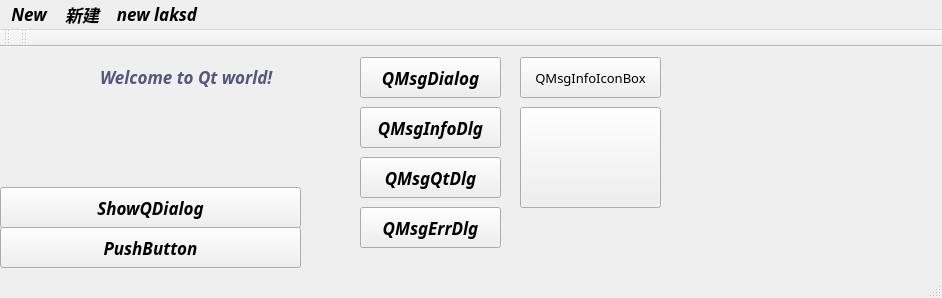
<?xml version="1.0" encoding="UTF-8"?>
<ui version="4.0">
 <class>MainWindow</class>
 <widget class="QMainWindow" name="MainWindow">
  <property name="geometry">
   <rect>
    <x>0</x>
    <y>0</y>
    <width>942</width>
    <height>298</height>
   </rect>
  </property>
  <property name="palette">
   <palette>
    <active>
     <colorrole role="WindowText">
      <brush brushstyle="SolidPattern">
       <color alpha="255">
        <red>85</red>
        <green>85</green>
        <blue>127</blue>
       </color>
      </brush>
     </colorrole>
     <colorrole role="Text">
      <brush brushstyle="SolidPattern">
       <color alpha="255">
        <red>255</red>
        <green>193</green>
        <blue>225</blue>
       </color>
      </brush>
     </colorrole>
    </active>
    <inactive>
     <colorrole role="WindowText">
      <brush brushstyle="SolidPattern">
       <color alpha="255">
        <red>85</red>
        <green>85</green>
        <blue>127</blue>
       </color>
      </brush>
     </colorrole>
     <colorrole role="Text">
      <brush brushstyle="SolidPattern">
       <color alpha="255">
        <red>255</red>
        <green>193</green>
        <blue>225</blue>
       </color>
      </brush>
     </colorrole>
    </inactive>
    <disabled>
     <colorrole role="WindowText">
      <brush brushstyle="SolidPattern">
       <color alpha="255">
        <red>120</red>
        <green>120</green>
        <blue>120</blue>
       </color>
      </brush>
     </colorrole>
     <colorrole role="Text">
      <brush brushstyle="SolidPattern">
       <color alpha="255">
        <red>120</red>
        <green>120</green>
        <blue>120</blue>
       </color>
      </brush>
     </colorrole>
    </disabled>
   </palette>
  </property>
  <property name="font">
   <font>
    <family>Arial Black</family>
    <pointsize>13</pointsize>
    <italic>true</italic>
    <bold>true</bold>
   </font>
  </property>
  <property name="windowTitle">
   <string>MainWindow</string>
  </property>
  <widget class="QWidget" name="centralWidget">
   <widget class="QLabel" name="mylabel">
    <property name="geometry">
     <rect>
      <x>100</x>
      <y>20</y>
      <width>241</width>
      <height>20</height>
     </rect>
    </property>
    <property name="font">
     <font>
      <family>Cascadia Mono SemiBold</family>
      <pointsize>13</pointsize>
      <italic>true</italic>
      <bold>true</bold>
     </font>
    </property>
    <property name="text">
     <string>Welcome to Qt world!</string>
    </property>
   </widget>
   <widget class="QPushButton" name="myPushButton">
    <property name="geometry">
     <rect>
      <x>0</x>
      <y>180</y>
      <width>301</width>
      <height>41</height>
     </rect>
    </property>
    <property name="text">
     <string>PushButton</string>
    </property>
   </widget>
   <widget class="QPushButton" name="showDialogPushButton">
    <property name="geometry">
     <rect>
      <x>0</x>
      <y>140</y>
      <width>301</width>
      <height>41</height>
     </rect>
    </property>
    <property name="text">
     <string>ShowQDialog</string>
    </property>
   </widget>
   <widget class="QPushButton" name="showMyQMsgBox">
    <property name="geometry">
     <rect>
      <x>360</x>
      <y>10</y>
      <width>141</width>
      <height>41</height>
     </rect>
    </property>
    <property name="text">
     <string>QMsgDialog</string>
    </property>
   </widget>
   <widget class="QPushButton" name="showInfoQMsgBox">
    <property name="geometry">
     <rect>
      <x>360</x>
      <y>60</y>
      <width>141</width>
      <height>41</height>
     </rect>
    </property>
    <property name="text">
     <string>QMsgInfoDlg</string>
    </property>
   </widget>
   <widget class="QPushButton" name="showQtQMsgBox">
    <property name="geometry">
     <rect>
      <x>360</x>
      <y>110</y>
      <width>141</width>
      <height>41</height>
     </rect>
    </property>
    <property name="text">
     <string>QMsgQtDlg</string>
    </property>
   </widget>
   <widget class="QPushButton" name="showErrQMsgBox">
    <property name="geometry">
     <rect>
      <x>360</x>
      <y>160</y>
      <width>141</width>
      <height>41</height>
     </rect>
    </property>
    <property name="text">
     <string>QMsgErrDlg</string>
    </property>
   </widget>
   <widget class="QPushButton" name="showInfoIconQMsgBox">
    <property name="geometry">
     <rect>
      <x>520</x>
      <y>10</y>
      <width>141</width>
      <height>41</height>
     </rect>
    </property>
    <property name="font">
     <font>
      <family>Arial Black</family>
      <pointsize>10</pointsize>
      <italic>false</italic>
      <bold>false</bold>
     </font>
    </property>
    <property name="text">
     <string>QMsgInfoIconBox</string>
    </property>
   </widget>
   <widget class="QPushButton" name="pushButton">
    <property name="geometry">
     <rect>
      <x>520</x>
      <y>60</y>
      <width>141</width>
      <height>101</height>
     </rect>
    </property>
    <property name="styleSheet">
     <string notr="true">QPushButton
{
	border-image:url(:/images/icon);
}</string>
    </property>
    <property name="text">
     <string/>
    </property>
   </widget>
   <widget class="QLabel" name="label">
    <property name="geometry">
     <rect>
      <x>680</x>
      <y>10</y>
      <width>71</width>
      <height>51</height>
     </rect>
    </property>
    <property name="styleSheet">
     <string notr="true">border-image: url(:/images/alias01)</string>
    </property>
    <property name="text">
     <string/>
    </property>
   </widget>
  </widget>
  <widget class="QStatusBar" name="statusBar"/>
  <widget class="QMenuBar" name="menuBar">
   <property name="geometry">
    <rect>
     <x>0</x>
     <y>0</y>
     <width>942</width>
     <height>30</height>
    </rect>
   </property>
   <widget class="QMenu" name="menuNew">
    <property name="title">
     <string>New</string>
    </property>
    <widget class="QMenu" name="menuCopy">
     <property name="title">
      <string>Copy</string>
     </property>
     <addaction name="actionCp1"/>
     <addaction name="actionCp2"/>
    </widget>
    <addaction name="action1"/>
    <addaction name="menuCopy"/>
    <addaction name="actionPaste"/>
    <addaction name="actionMove"/>
    <addaction name="actionnewnewnew"/>
   </widget>
   <widget class="QMenu" name="menulalla">
    <property name="title">
     <string>新建</string>
    </property>
    <addaction name="actionaaa"/>
    <addaction name="actionb"/>
    <addaction name="actionccc"/>
    <addaction name="actionddd"/>
   </widget>
   <widget class="QMenu" name="menunew_laksd">
    <property name="title">
     <string>new laksd</string>
    </property>
    <addaction name="actionasd"/>
    <addaction name="actionasd_2"/>
    <addaction name="actionasd_3"/>
    <addaction name="actionasd_4"/>
   </widget>
   <addaction name="menuNew"/>
   <addaction name="menulalla"/>
   <addaction name="menunew_laksd"/>
  </widget>
  <widget class="QToolBar" name="toolBar">
   <property name="windowTitle">
    <string>toolBar</string>
   </property>
   <attribute name="toolBarArea">
    <enum>TopToolBarArea</enum>
   </attribute>
   <attribute name="toolBarBreak">
    <bool>false</bool>
   </attribute>
  </widget>
  <widget class="QToolBar" name="toolBar_2">
   <property name="windowTitle">
    <string>toolBar_2</string>
   </property>
   <attribute name="toolBarArea">
    <enum>TopToolBarArea</enum>
   </attribute>
   <attribute name="toolBarBreak">
    <bool>false</bool>
   </attribute>
  </widget>
  <action name="action1">
   <property name="text">
    <string>Test</string>
   </property>
  </action>
  <action name="actionPaste">
   <property name="text">
    <string>Paste</string>
   </property>
  </action>
  <action name="actionMove">
   <property name="text">
    <string>Move</string>
   </property>
  </action>
  <action name="actionaaa">
   <property name="text">
    <string>aaa</string>
   </property>
  </action>
  <action name="actionb">
   <property name="text">
    <string>b</string>
   </property>
  </action>
  <action name="actionccc">
   <property name="text">
    <string>ccc</string>
   </property>
  </action>
  <action name="actionddd">
   <property name="text">
    <string>ddd</string>
   </property>
  </action>
  <action name="actionasd">
   <property name="text">
    <string>asd</string>
   </property>
  </action>
  <action name="actionasd_2">
   <property name="text">
    <string>asd</string>
   </property>
  </action>
  <action name="actionasd_3">
   <property name="text">
    <string>asd</string>
   </property>
  </action>
  <action name="actionasd_4">
   <property name="text">
    <string>asd</string>
   </property>
  </action>
  <action name="actionCp1">
   <property name="text">
    <string>Cp1</string>
   </property>
  </action>
  <action name="actionCp2">
   <property name="text">
    <string>Cp2</string>
   </property>
  </action>
  <action name="actionnewnewnew">
   <property name="enabled">
    <bool>false</bool>
   </property>
   <property name="text">
    <string>newnewnew</string>
   </property>
   <property name="menuRole">
    <enum>QAction::NoRole</enum>
   </property>
  </action>
 </widget>
 <layoutdefault spacing="6" margin="11"/>
 <resources/>
 <connections/>
</ui>
